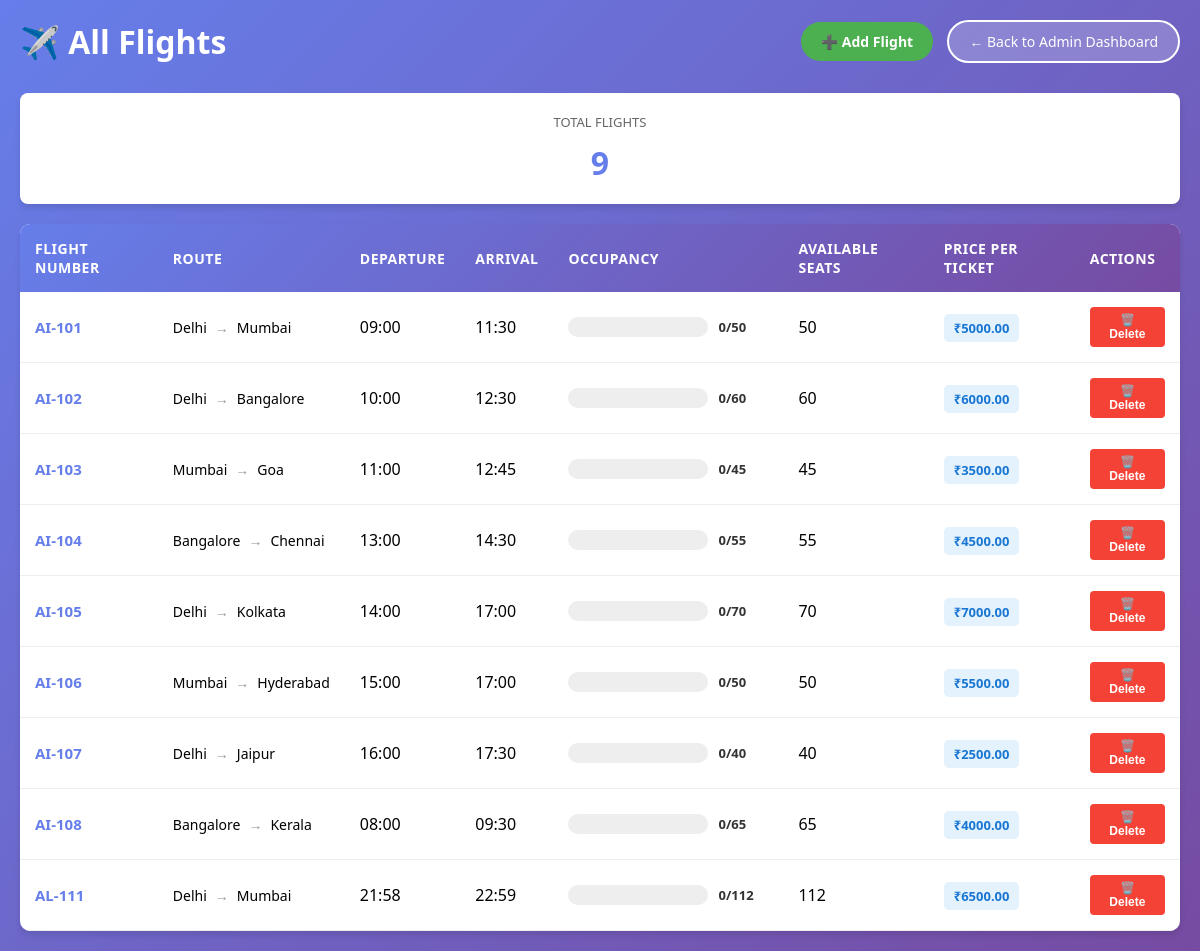
The page /admin/flights (signed in) on the database its author committed.
### tables this page shows
CREATE TABLE flights (
        id INTEGER PRIMARY KEY AUTOINCREMENT,
        flight_number TEXT NOT NULL,
        source TEXT NOT NULL,
        destination TEXT NOT NULL,
        departure_time TEXT,
        arrival_time TEXT,
        available_seats INTEGER,
        price REAL
    );

### frontend/app.py (the view)
@app.route('/admin/flights')
def admin_flights():
    if 'user_id' not in session or not is_admin():
        flash("Admin access required!", "error")
        return redirect(url_for('dashboard'))
    conn = connect_db()
    cursor = conn.cursor()
    cursor.execute("""
        SELECT f.id, f.flight_number, f.source, f.destination, f.departure_time, f.arrival_time,
               f.available_seats, f.price, COUNT(b.id) as total_booked
        FROM flights f
        LEFT JOIN bookings b ON f.id = b.flight_id
        GROUP BY f.id
        ORDER BY f.flight_number
    """)
    flights = cursor.fetchall()
    conn.close()
    return render_template('admin_flights.html', flights=flights)

### frontend/app.py (called while the page is built)
def connect_db():
    conn = sqlite3.connect(DATABASE_URL)
    conn.row_factory = sqlite3.Row
    return conn

def is_admin():
    if 'user_id' not in session:
        return False
    conn = connect_db()
    cursor = conn.cursor()
    cursor.execute("SELECT is_admin FROM users WHERE user_id = ?", (session['user_id'],))
    result = cursor.fetchone()
    conn.close()
    return result and result['is_admin'] == 1

### frontend/templates/admin_flights.html (shortened to what this page needs)
<!DOCTYPE html>
<html lang="en">
<head>
</head>
<body>
    <div class="container">
        <div class="header">
            <h1>✈️ All Flights</h1>
            <div>
                <a href="{{ url_for('admin_add_flight') }}" class="add-btn">➕ Add Flight</a>
                <a href="{{ url_for('admin_dashboard') }}" class="back-btn">← Back to Admin Dashboard</a>
            </div>
        </div>
        {% if flights %}
        <div class="stats">
            <div class="stat-card">
                <div class="stat-label">Total Flights</div>
                <div class="stat-value">{{ flights|length }}</div>
            </div>
        </div>
        <div class="flights-container">
            <table class="flights-table">
                <thead>
                    <tr>
                        <th>Flight Number</th>
                        <th>Route</th>
                        <th>Departure</th>
                        <th>Arrival</th>
                        <th>Occupancy</th>
                        <th>Available Seats</th>
                        <th>Price per Ticket</th>
                        <th>Actions</th>
                    </tr>
                </thead>
                <tbody>
                    {% for flight in flights %}
                    <tr>
                        <td><span class="flight-number">{{ flight.flight_number }}</span></td>
                        <td>
                            <div class="route">
                                <span>{{ flight.source }}</span>
                                <span class="route-arrow">→</span>
                                <span>{{ flight.destination }}</span>
                            </div>
                        </td>
                        <td>
                            <div>{{ flight.departure_time if flight.departure_time else '-' }}</div>
                        </td>
                        <td>
                            <div>{{ flight.arrival_time if flight.arrival_time else '-' }}</div>
                        </td>
                        <td>
                            <div class="occupancy-container">
                                <div class="occupancy-bar">
                                    {% set total_seats = flight.total_booked + flight.available_seats %}
                                </div>
                                <span class="occupancy-text">{{ flight.total_booked }}/{{ total_seats }}</span>
                            </div>
                        </td>
                        <td>{{ flight.available_seats }}</td>
                        <td><span class="price-badge">₹{{ "%.2f"|format(flight.price) }}</span></td>
                        <td>
                            <form method="POST" action="{{ url_for('admin_delete_flight', flight_id=flight.id) }}" style="display: inline;" onsubmit="return confirm('Are you sure you want to delete this flight? All associated bookings will also be deleted.');">
                                <button type="submit" class="delete-btn">🗑️ Delete</button>
                            </form>
                        </td>
                    </tr>
                    {% endfor %}
                </tbody>
            </table>
        </div>
        {% endif %}
    </div>
</body>
</html>

### frontend/templates/admin_flights.html (style rules this page uses)
* { margin: 0; padding: 0; box-sizing: border-box; }
body { font-family: 'Segoe UI', Tahoma, Geneva, Verdana, sans-serif; background: linear-gradient(135deg, #667eea 0%, #764ba2 100%); min-height: 100vh; padding: 20px; }
.container { max-width: 1200px; margin: 0 auto; }
.header { display: flex; justify-content: space-between; align-items: center; margin-bottom: 30px; color: white; }
.header h1 { font-size: 2em; font-weight: 600; }
.back-btn { background: rgba(255, 255, 255, 0.2); color: white; border: 2px solid white; padding: 10px 20px; border-radius: 25px; cursor: pointer; text-decoration: none; display: inline-block; font-size: 14px; transition: all 0.3s; }
.add-btn { background: #4caf50; color: white; border: none; padding: 10px 20px; border-radius: 25px; cursor: pointer; text-decoration: none; display: inline-block; font-size: 14px; font-weight: 600; transition: all 0.3s; margin-right: 10px; }
.delete-btn { background: #f44336; color: white; border: none; padding: 6px 12px; border-radius: 4px; cursor: pointer; font-size: 12px; font-weight: 600; transition: all 0.3s; }
.flights-container { background: white; border-radius: 10px; overflow: hidden; box-shadow: 0 4px 6px rgba(0, 0, 0, 0.1); }
.flights-table { width: 100%; border-collapse: collapse; }
.flights-table thead { background: linear-gradient(135deg, #667eea 0%, #764ba2 100%); color: white; }
.flights-table th { padding: 15px; text-align: left; font-weight: 600; font-size: 14px; text-transform: uppercase; letter-spacing: 0.5px; }
.flights-table td { padding: 15px; border-bottom: 1px solid #eee; }
.flights-table tbody tr { transition: background-color 0.3s; }
.flight-number { font-weight: 600; color: #667eea; font-size: 15px; }
.route { display: flex; align-items: center; gap: 8px; font-size: 14px; }
.route-arrow { color: #999; font-weight: bold; }
.occupancy-container { display: flex; align-items: center; gap: 10px; min-width: 200px; }
.occupancy-bar { flex: 1; height: 20px; background: #eee; border-radius: 10px; overflow: hidden; position: relative; }
.occupancy-text { font-size: 13px; font-weight: 600; color: #333; min-width: 50px; }
.price-badge { background: #e3f2fd; color: #1976d2; padding: 5px 10px; border-radius: 5px; font-size: 13px; font-weight: 600; }
.stats { display: grid; grid-template-columns: repeat(auto-fit, minmax(200px, 1fr)); gap: 15px; margin-bottom: 20px; }
.stat-card { background: white; padding: 20px; border-radius: 8px; box-shadow: 0 4px 6px rgba(0, 0, 0, 0.1); text-align: center; }
.stat-label { color: #666; font-size: 13px; text-transform: uppercase; margin-bottom: 10px; }
.stat-value { font-size: 2em; font-weight: 700; color: #667eea; }

### rows shown on the page
flights: flight_number "AI-101", source "Delhi", destination "Mumbai", departure_time "09:00", arrival_time "11:30", total_booked "0", available_seats "50", price "5000.00"
flights: flight_number "AI-102", source "Delhi", destination "Bangalore", departure_time "10:00", arrival_time "12:30", total_booked "0", available_seats "60", price "6000.00"
flights: flight_number "AI-103", source "Mumbai", destination "Goa", departure_time "11:00", arrival_time "12:45", total_booked "0", available_seats "45", price "3500.00"
flights: flight_number "AI-104", source "Bangalore", destination "Chennai", departure_time "13:00", arrival_time "14:30", total_booked "0", available_seats "55", price "4500.00"
flights: flight_number "AI-105", source "Delhi", destination "Kolkata", departure_time "14:00", arrival_time "17:00", total_booked "0", available_seats "70", price "7000.00"
flights: flight_number "AI-106", source "Mumbai", destination "Hyderabad", departure_time "15:00", arrival_time "17:00", total_booked "0", available_seats "50", price "5500.00"
flights: flight_number "AI-107", source "Delhi", destination "Jaipur", departure_time "16:00", arrival_time "17:30", total_booked "0", available_seats "40", price "2500.00"
flights: flight_number "AI-108", source "Bangalore", destination "Kerala", departure_time "08:00", arrival_time "09:30", total_booked "0", available_seats "65", price "4000.00"
flights: flight_number "AL-111", source "Delhi", destination "Mumbai", departure_time "21:58", arrival_time "22:59", total_booked "0", available_seats "112", price "6500.00"

### other values the page prints
{{ flights|length }} "9"
